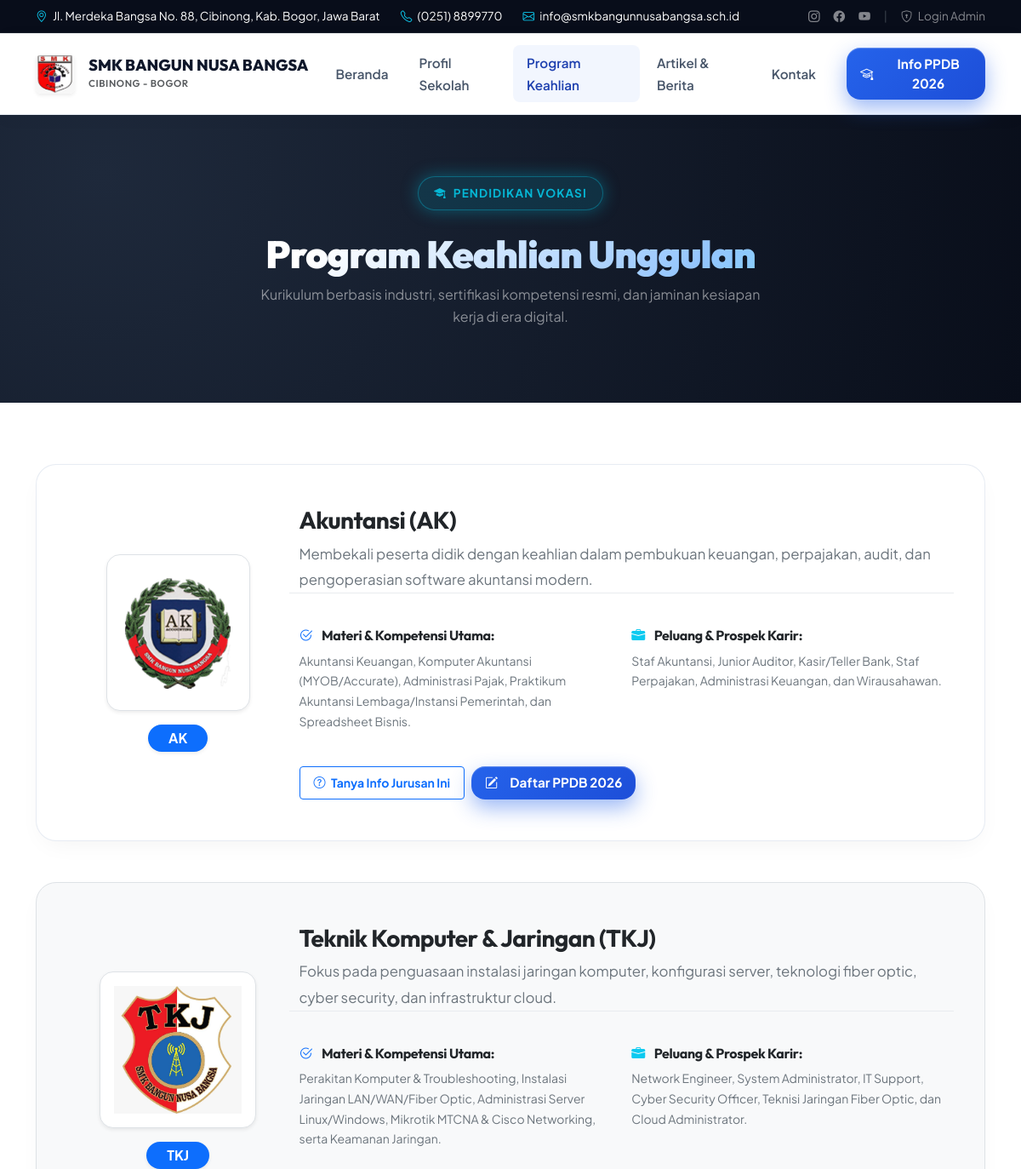
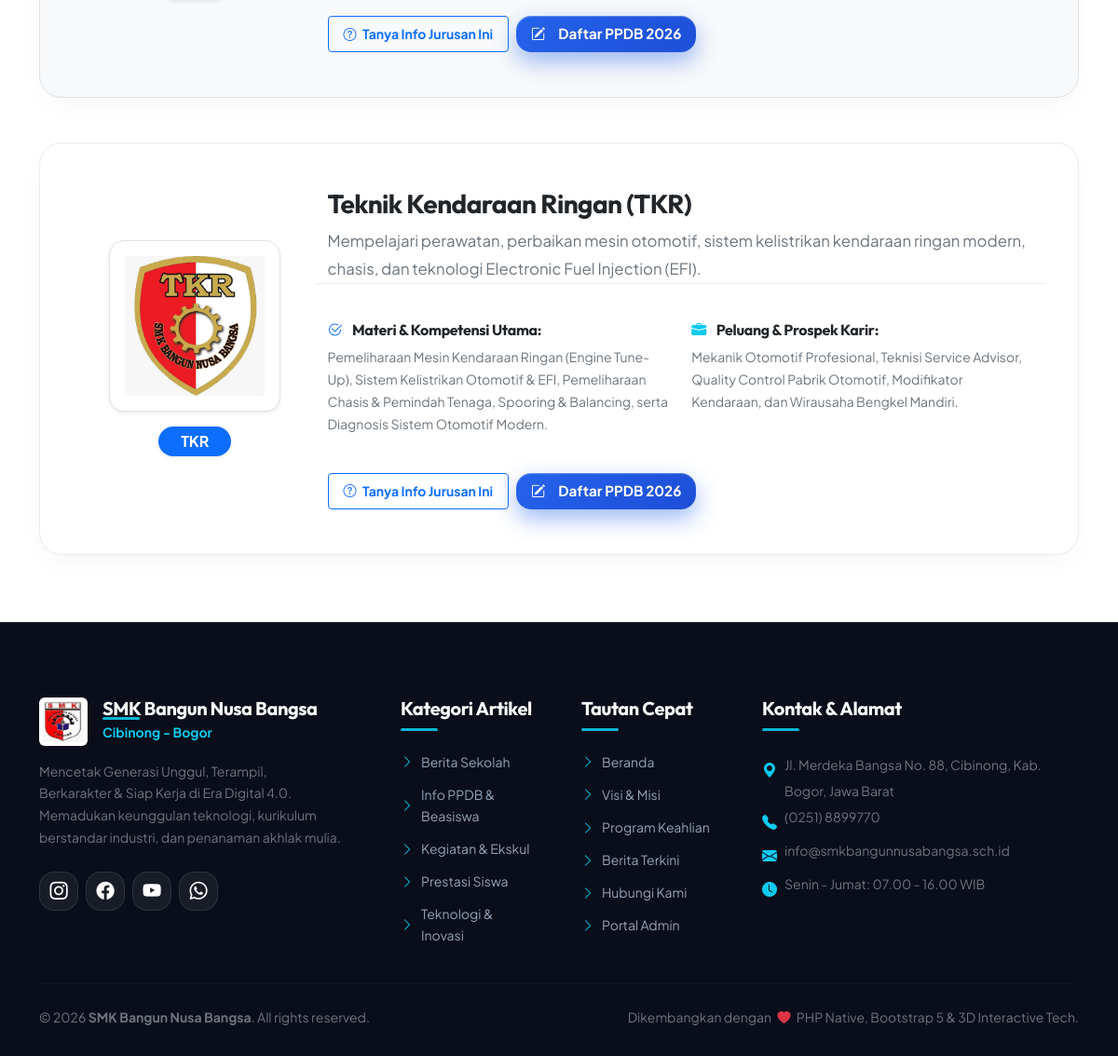
The app's page /jurusan.php with its own data (2 pictures, top to bottom).
### tables this page shows
CREATE TABLE IF NOT EXISTS `school_profile` (
  `id` INT AUTO_INCREMENT PRIMARY KEY,
  `nama_sekolah` VARCHAR(150) NOT NULL DEFAULT 'SMK Bangun Nusa Bangsa',
  `slogan` VARCHAR(255) NOT NULL DEFAULT 'Mencetak Generasi Unggul, Terampil, Berkarakter & Siap Kerja',
  `sambutan_kepsek` TEXT NOT NULL,
  `nama_kepsek` VARCHAR(100) NOT NULL DEFAULT 'Drs. H. Mulyadi, M.Kom',
  `foto_kepsek` VARCHAR(255) DEFAULT 'kepsek.jpg',
  `sejarah` LONGTEXT NOT NULL,
  `visi` TEXT NOT NULL,
  `misi` TEXT NOT NULL,
  `alamat` TEXT NOT NULL,
  `email` VARCHAR(100) NOT NULL,
  `telepon` VARCHAR(50) NOT NULL,
  `whatsapp` VARCHAR(50) NOT NULL,
  `maps_embed` TEXT NULL,
  `facebook` VARCHAR(255) NULL,
  `instagram` VARCHAR(255) NULL,
  `youtube` VARCHAR(255) NULL
);

CREATE TABLE IF NOT EXISTS `jurusan` (
  `id` INT AUTO_INCREMENT PRIMARY KEY,
  `kode` VARCHAR(20) NOT NULL UNIQUE,
  `nama_jurusan` VARCHAR(150) NOT NULL,
  `slug` VARCHAR(160) NOT NULL UNIQUE,
  `ikon` VARCHAR(50) DEFAULT 'bi-laptop',
  `gambar` VARCHAR(255) DEFAULT 'default-jurusan.jpg',
  `deskripsi_singkat` TEXT NOT NULL,
  `kompetensi` TEXT NULL,
  `prospek_karir` TEXT NULL,
  `urutan` INT DEFAULT 1,
  `created_at` DATETIME DEFAULT CURRENT_TIMESTAMP
);

CREATE TABLE IF NOT EXISTS `categories` (
  `id` INT AUTO_INCREMENT PRIMARY KEY,
  `nama_kategori` VARCHAR(100) NOT NULL,
  `slug` VARCHAR(120) NOT NULL UNIQUE,
  `deskripsi` TEXT NULL,
  `created_at` DATETIME DEFAULT CURRENT_TIMESTAMP
);

### config/functions.php (called while the page is built, shortened)
<?php
function getBaseUrl() {
    $isHttps = (!empty($_SERVER['HTTPS']) && $_SERVER['HTTPS'] !== 'off') || (isset($_SERVER['SERVER_PORT']) && $_SERVER['SERVER_PORT'] == 443);
    $protocol = $isHttps ? "https://" : "http://";
    $host = $_SERVER['HTTP_HOST'] ?? 'localhost';
    $script = dirname($_SERVER['SCRIPT_NAME'] ?? '/');
    $path = str_replace('\\', '/', $script);
    $path = preg_replace('/\/admin(\/.*)?$/', '', $path);
    $path = rtrim($path, '/');
    return $protocol . $host . $path;
}
function isLoggedIn() {
    return isset($_SESSION['user_id']) && !empty($_SESSION['user_id']);
}
function getSchoolProfile() {
    $pdo = getDBConnection();
    $stmt = $pdo->query("SELECT * FROM school_profile LIMIT 1");
    $profile = $stmt->fetch();
    return $profile;
}
function getImageUrl($imageName, $default = 'default-article.svg') {
    $baseUrl = getBaseUrl();
    $localFile = __DIR__ . '/../assets/images/' . $imageName;
    if (file_exists($localFile)) {
        return "{$baseUrl}/assets/images/{$imageName}";
    }
    return "{$baseUrl}/assets/images/{$default}";
}

### jurusan.php (the view, shortened to what this page needs)
<?php
require_once __DIR__ . '/includes/header.php';
$pdo = getDBConnection();
$jurusanList = $pdo->query("SELECT * FROM jurusan ORDER BY urutan ASC")->fetchAll();
?>
<section class="py-5 bg-dark text-white position-relative overflow-hidden" style="background: radial-gradient(circle at 10% 20%, #1e293b 0%, #090e1a 100%);">
  <div class="container py-4 text-center position-relative" style="z-index: 2;">
    <span class="badge-glow mb-2"><i class="bi bi-mortarboard-fill"></i> PENDIDIKAN VOKASI</span>
    <h1 class="hero-title mb-2" style="font-size: 2.8rem;">Program Keahlian Unggulan</h1>
    <p class="text-white-50 mx-auto" style="max-width: 600px;">
      Kurikulum berbasis industri, sertifikasi kompetensi resmi, dan jaminan kesiapan kerja di era digital.
    </p>
  </div>
</section>
<section class="py-5 bg-white">
  <div class="container py-lg-4">
    <div class="row g-5">
      <?php foreach ($jurusanList as $index => $j): ?>
        <div class="col-12" id="<?= htmlspecialchars($j['slug']) ?>">
          <div class="card-3d-tilt p-4 p-lg-5 <?= ($index % 2 === 1) ? 'bg-light border' : '' ?>">
            <div class="row align-items-center g-4">
              <div class="col-lg-3 text-center">
                <div class="p-3 bg-white rounded-4 shadow-sm border d-inline-block mb-3">
                  <img src="<?= getImageUrl($j['gambar']) ?>" alt="Logo <?= htmlspecialchars($j['nama_jurusan']) ?>" class="img-fluid" style="max-height: 150px; max-width: 150px; object-fit: contain;">
                </div>
                <div>
                  <span class="badge bg-primary text-white fs-6 px-4 py-2 rounded-pill shadow-sm">
                    <?= htmlspecialchars($j['kode']) ?>
                  </span>
                </div>
              </div>
              <div class="col-lg-9">
                <h3 class="fw-bold text-dark mb-2"><?= htmlspecialchars($j['nama_jurusan']) ?></h3>
                <p class="text-secondary mb-4" style="font-size: 1.05rem; line-height: 1.8;">
                  <?= htmlspecialchars($j['deskripsi_singkat']) ?>
                </p>
                <div class="row g-4 pt-3 border-top border-light-subtle">
                  <div class="col-md-6">
                    <h6 class="fw-bold text-dark mb-2"><i class="bi bi-check2-circle text-primary me-2"></i> Materi &amp; Kompetensi Utama:</h6>
                    <p class="text-secondary small mb-0" style="line-height: 1.7;">
                      <?= htmlspecialchars($j['kompetensi']) ?>
                    </p>
                  </div>
                  <div class="col-md-6">
                    <h6 class="fw-bold text-dark mb-2"><i class="bi bi-briefcase-fill text-info me-2"></i> Peluang &amp; Prospek Karir:</h6>
                    <p class="text-secondary small mb-0" style="line-height: 1.7;">
                      <?= htmlspecialchars($j['prospek_karir']) ?>
                    </p>
                  </div>
                </div>
                <div class="mt-4 pt-3 d-flex flex-wrap gap-2">
                  <a href="<?= $baseUrl ?>/kontak.php" class="btn btn-outline-primary btn-sm px-3 py-2 fw-bold">
                    <i class="bi bi-question-circle me-1"></i> Tanya Info Jurusan Ini
                  </a>
                  <a href="<?= $baseUrl ?>/artikel.php?kategori=info-ppdb-beasiswa" class="btn btn-bnb-primary btn-sm px-3 py-2">
                    <i class="bi bi-pencil-square me-1"></i> Daftar PPDB 2026
                  </a>
                </div>
              </div>
            </div>
          </div>
        </div>
      <?php endforeach; ?>
    </div>
  </div>
</section>
<?php require_once __DIR__ . '/includes/footer.php'; ?>

### includes/header.php (shortened to what this page needs)
<?php
require_once __DIR__ . '/../config/functions.php';
$school = getSchoolProfile();
$baseUrl = getBaseUrl();
$currentPage = basename($_SERVER['PHP_SELF'], '.php');
?>
<!DOCTYPE html>
<html lang="id">
<head>
  <link href="https://cdn.jsdelivr.net/npm/bootstrap@5.3.3/dist/css/bootstrap.min.css" rel="stylesheet">
  <link rel="stylesheet" href="https://cdn.jsdelivr.net/npm/bootstrap-icons@1.11.3/font/bootstrap-icons.min.css">
  <link rel="stylesheet" href="<?= $baseUrl ?>/assets/css/style.css">
</head>
<body>
  <div class="bg-dark text-white py-2 border-bottom border-secondary border-opacity-25 d-none d-md-block" style="font-size: 0.85rem; background: #080d1a !important;">
    <div class="container d-flex justify-content-between align-items-center">
      <div class="d-flex align-items-center gap-4">
        <span><i class="bi bi-geo-alt text-cyan me-1 text-info"></i> <?= htmlspecialchars($school['alamat']) ?></span>
        <span><i class="bi bi-telephone text-cyan me-1 text-info"></i> <?= htmlspecialchars($school['telepon']) ?></span>
        <span><i class="bi bi-envelope text-cyan me-1 text-info"></i> <?= htmlspecialchars($school['email']) ?></span>
      </div>
      <div class="d-flex align-items-center gap-3">
        <a href="<?= htmlspecialchars($school['instagram']) ?>" target="_blank" class="text-white-50 text-decoration-none hover-white"><i class="bi bi-instagram"></i></a>
        <a href="<?= htmlspecialchars($school['facebook']) ?>" target="_blank" class="text-white-50 text-decoration-none hover-white"><i class="bi bi-facebook"></i></a>
        <a href="<?= htmlspecialchars($school['youtube']) ?>" target="_blank" class="text-white-50 text-decoration-none hover-white"><i class="bi bi-youtube"></i></a>
        <span class="text-secondary opacity-50">|</span>
        <?php if (isLoggedIn()): ?>
          <a href="<?= $baseUrl ?>/admin/index.php" class="badge bg-primary text-decoration-none px-2 py-1"><i class="bi bi-speedometer2 me-1"></i> Dashboard Admin</a>
        <?php else: ?>
          <a href="<?= $baseUrl ?>/login.php" class="text-white-50 text-decoration-none"><i class="bi bi-shield-lock me-1"></i> Login Admin</a>
        <?php endif; ?>
      </div>
    </div>
  </div>
  <nav class="navbar navbar-expand-lg navbar-bnb sticky-top">
    <div class="container">
      <a class="navbar-brand d-flex align-items-center gap-3" href="<?= $baseUrl ?>/index.php">
        <img src="<?= $baseUrl ?>/assets/images/logo-smk.jpg" alt="Logo SMK Bangun Nusa Bangsa" style="height: 46px; width: auto; object-fit: contain;" class="rounded-2 shadow-sm">
        <div>
          <span style="font-size: 1.15rem; font-weight: 800; color: #0f172a; line-height: 1.2; display: block;">SMK BANGUN NUSA BANGSA</span>
          <small class="d-block text-muted" style="font-size: 0.72rem; font-weight: 600; letter-spacing: 0.05em;">CIBINONG - BOGOR</small>
        </div>
      </a>
      <div class="collapse navbar-collapse" id="navbarMain">
        <ul class="navbar-nav ms-auto mb-2 mb-lg-0 align-items-lg-center gap-1">
          <li class="nav-item">
            <a class="nav-link <?= $currentPage === 'index' ? 'active' : '' ?>" href="<?= $baseUrl ?>/index.php">
              <i class="bi bi-house-door me-1 d-lg-none"></i> Beranda
            </a>
          </li>
          <li class="nav-item">
            <a class="nav-link <?= $currentPage === 'profil' ? 'active' : '' ?>" href="<?= $baseUrl ?>/profil.php">
              <i class="bi bi-building me-1 d-lg-none"></i> Profil Sekolah
            </a>
          </li>
          <li class="nav-item">
            <a class="nav-link <?= $currentPage === 'jurusan' ? 'active' : '' ?>" href="<?= $baseUrl ?>/jurusan.php">
              <i class="bi bi-grid-fill me-1 d-lg-none"></i> Program Keahlian
            </a>
          </li>
          <li class="nav-item">
            <a class="nav-link <?= in_array($currentPage, ['artikel', 'artikel-detail']) ? 'active' : '' ?>" href="<?= $baseUrl ?>/artikel.php">
              <i class="bi bi-newspaper me-1 d-lg-none"></i> Artikel &amp; Berita
            </a>
          </li>
          <li class="nav-item">
            <a class="nav-link <?= $currentPage === 'kontak' ? 'active' : '' ?>" href="<?= $baseUrl ?>/kontak.php">
              <i class="bi bi-chat-dots me-1 d-lg-none"></i> Kontak
            </a>
          </li>
          <li class="nav-item ms-lg-3 mt-3 mt-lg-0">
            <a href="<?= $baseUrl ?>/artikel.php?kategori=info-ppdb-beasiswa" class="btn btn-bnb-primary btn-sm py-2 px-3">
              <i class="bi bi-mortarboard me-1"></i> Info PPDB 2026
            </a>
          </li>
        </ul>
      </div>
    </div>
  </nav>

### includes/footer.php (shortened to what this page needs)
<?php
require_once __DIR__ . '/../config/functions.php';
$school = getSchoolProfile();
$baseUrl = getBaseUrl();
$pdo = getDBConnection();
$catStmt = $pdo->query("SELECT * FROM categories ORDER BY nama_kategori ASC LIMIT 5");
$footerCategories = $catStmt->fetchAll();
?>
  <footer class="footer-bnb">
    <div class="container">
      <div class="row g-5">
        <div class="col-lg-4 col-md-6">
          <div class="d-flex align-items-center gap-3 mb-3">
            <img src="<?= $baseUrl ?>/assets/images/logo-smk.jpg" alt="Logo SMK Bangun Nusa Bangsa" style="height: 52px; width: auto; object-fit: contain;" class="rounded-2 p-1 bg-white shadow-sm">
            <div>
              <h5 class="mb-0 text-white" style="padding-bottom: 0;"><?= htmlspecialchars($school['nama_sekolah']) ?></h5>
              <small class="text-info fw-bold">Cibinong - Bogor</small>
            </div>
          </div>
          <p class="text-secondary small pe-lg-3" style="line-height: 1.7;">
            <?= htmlspecialchars($school['slogan']) ?>. Memadukan keunggulan teknologi, kurikulum berstandar industri, dan penanaman akhlak mulia.
          </p>
          <div class="d-flex gap-2 mt-4">
            <a href="<?= htmlspecialchars($school['instagram']) ?>" target="_blank" class="social-btn-3d" title="Instagram"><i class="bi bi-instagram"></i></a>
            <a href="<?= htmlspecialchars($school['facebook']) ?>" target="_blank" class="social-btn-3d" title="Facebook"><i class="bi bi-facebook"></i></a>
            <a href="<?= htmlspecialchars($school['youtube']) ?>" target="_blank" class="social-btn-3d" title="YouTube"><i class="bi bi-youtube"></i></a>
            <a href="https://wa.me/<?= preg_replace('/[^0-9]/', '', $school['whatsapp']) ?>" target="_blank" class="social-btn-3d" title="WhatsApp"><i class="bi bi-whatsapp"></i></a>
          </div>
        </div>
        <div class="col-lg-2 col-md-6 col-6">
          <h5>Kategori Artikel</h5>
          <ul class="footer-links small">
            <?php foreach ($footerCategories as $fCat): ?>
              <li>
                <a href="<?= $baseUrl ?>/artikel.php?kategori=<?= urlencode($fCat['slug']) ?>">
                  <i class="bi bi-chevron-right text-info"></i> <?= htmlspecialchars($fCat['nama_kategori']) ?>
                </a>
              </li>
            <?php endforeach; ?>
          </ul>
        </div>
        <div class="col-lg-2 col-md-6 col-6">
          <h5>Tautan Cepat</h5>
          <ul class="footer-links small">
            <li><a href="<?= $baseUrl ?>/index.php"><i class="bi bi-chevron-right text-info"></i> Beranda</a></li>
            <li><a href="<?= $baseUrl ?>/profil.php"><i class="bi bi-chevron-right text-info"></i> Visi &amp; Misi</a></li>
            <li><a href="<?= $baseUrl ?>/jurusan.php"><i class="bi bi-chevron-right text-info"></i> Program Keahlian</a></li>
            <li><a href="<?= $baseUrl ?>/artikel.php"><i class="bi bi-chevron-right text-info"></i> Berita Terkini</a></li>
            <li><a href="<?= $baseUrl ?>/kontak.php"><i class="bi bi-chevron-right text-info"></i> Hubungi Kami</a></li>
            <li><a href="<?= $baseUrl ?>/login.php"><i class="bi bi-chevron-right text-info"></i> Portal Admin</a></li>
          </ul>
        </div>
        <div class="col-lg-4 col-md-6">
          <h5>Kontak &amp; Alamat</h5>
          <ul class="list-unstyled text-secondary small mb-3" style="line-height: 2;">
            <li class="d-flex gap-2">
              <i class="bi bi-geo-alt-fill text-info mt-1 fs-6"></i>
              <span><?= htmlspecialchars($school['alamat']) ?></span>
            </li>
            <li class="d-flex gap-2">
              <i class="bi bi-telephone-fill text-info mt-1 fs-6"></i>
              <span><?= htmlspecialchars($school['telepon']) ?></span>
            </li>
            <li class="d-flex gap-2">
              <i class="bi bi-envelope-fill text-info mt-1 fs-6"></i>
              <span><?= htmlspecialchars($school['email']) ?></span>
            </li>
            <li class="d-flex gap-2">
              <i class="bi bi-clock-fill text-info mt-1 fs-6"></i>
              <span>Senin - Jumat: 07.00 - 16.00 WIB</span>
            </li>
          </ul>
        </div>
      </div>
      <hr class="border-secondary border-opacity-25 my-4">
      <div class="row align-items-center small text-secondary">
        <div class="col-md-6 text-center text-md-start mb-2 mb-md-0">
          &copy; <?= date('Y') ?> <strong><?= htmlspecialchars($school['nama_sekolah']) ?></strong>. All rights reserved.
        </div>
        <div class="col-md-6 text-center text-md-end">
          <span>Dikembangkan dengan <i class="bi bi-heart-fill text-danger mx-1"></i> PHP Native, Bootstrap 5 &amp; 3D Interactive Tech.</span>
        </div>
      </div>
    </div>
  </footer>
</body>
</html>

### records on screen
school_profile: alamat "Jl. Merdeka Bangsa No. 88, Cibinong, Kab. Bogor, Jawa Barat", telepon "(0251) 8899770", email "info@smkbangunnusabangsa.sch.id", nama_sekolah "SMK Bangun Nusa Bangsa", slogan "Mencetak Generasi Unggul, Terampil, Berkarakter & Siap Kerja di Era Digital 4.0"
jurusan: gambar (picture), kode "AK", nama_jurusan "Akuntansi (AK)", deskripsi_singkat "Membekali peserta didik dengan keahlian dalam pembukuan keuangan, perpajakan, audit, dan pengoperasian software akuntansi modern.", kompetensi "Akuntansi Keuangan, Komputer Akuntansi (MYOB/Accurate), Administrasi Pajak, Praktikum Akuntansi Lembaga/Instansi Pemerintah, dan Spreadsheet Bisnis.", prospek_karir "Staf Akuntansi, Junior Auditor, Kasir/Teller Bank, Staf Perpajakan, Administrasi Keuangan, dan Wirausahawan."
jurusan: gambar (picture), kode "TKJ", nama_jurusan "Teknik Komputer & Jaringan (TKJ)", deskripsi_singkat "Fokus pada penguasaan instalasi jaringan komputer, konfigurasi server, teknologi fiber optic, cyber security, dan infrastruktur cloud.", kompetensi "Perakitan Komputer & Troubleshooting, Instalasi Jaringan LAN/WAN/Fiber Optic, Administrasi Server Linux/Windows, Mikrotik MTCNA & Cisco Networking, serta Keamanan Jaringan.", prospek_karir "Network Engineer, System Administrator, IT Support, Cyber Security Officer, Teknisi Jaringan Fiber Optic, dan Cloud Administrator."
jurusan: gambar (picture), kode "TKR", nama_jurusan "Teknik Kendaraan Ringan (TKR)", deskripsi_singkat "Mempelajari perawatan, perbaikan mesin otomotif, sistem kelistrikan kendaraan ringan modern, chasis, dan teknologi Electronic Fuel Injection (EFI).", kompetensi "Pemeliharaan Mesin Kendaraan Ringan (Engine Tune-Up), Sistem Kelistrikan Otomotif & EFI, Pemeliharaan Chasis & Pemindah Tenaga, Spooring & Balancing, serta Diagnosis Sistem Otomotif Modern.", prospek_karir "Mekanik Otomotif Profesional, Teknisi Service Advisor, Quality Control Pabrik Otomotif, Modifikator Kendaraan, dan Wirausaha Bengkel Mandiri."
categories: nama_kategori "Berita Sekolah"
categories: nama_kategori "Info PPDB & Beasiswa"
categories: nama_kategori "Kegiatan & Ekskul"
categories: nama_kategori "Prestasi Siswa"
categories: nama_kategori "Teknologi & Inovasi"
